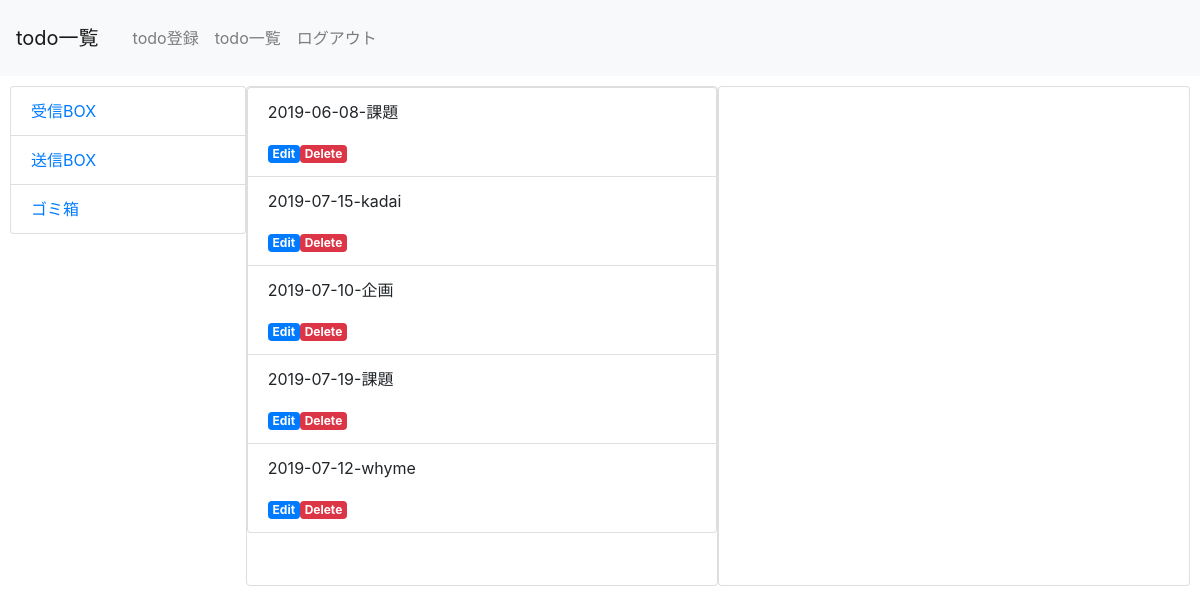
Page /select.php?trash_lid=erekasi (signed in) on the committed database.
### tables this page shows
CREATE TABLE `php02_table` (
  `id` int(12) NOT NULL,
  `task` varchar(128) NOT NULL,
  `deadline` date NOT NULL,
  `comment` text,
  `indate` datetime NOT NULL,
  `send` varchar(64) NOT NULL,
  `recieve` varchar(64) NOT NULL,
  `trash` int(1) DEFAULT NULL
);

### select.php (the view, shortened to what this page needs)
<?php
include('functions.php');
$menu = menu();
$lid = $_SESSION["lid"];
$id = $_GET['id'];
$send_lid = $_GET["send_lid"];
$recieve_lid = $_GET["recieve_lid"];
$trash_lid = $_GET["trash_lid"];
$pdo = db_conn();
if ($send_lid) {
    $sql = 'SELECT * FROM php02_table WHERE send =:lid AND trash=1';
    $stmt = $pdo->prepare($sql);
    $stmt->bindValue(':lid', $lid, PDO::PARAM_STR);
    $status = $stmt->execute();
    $view = '';
    if ($status == false) {
        errorMsg($stmt);
    } else {
        while ($result = $stmt->fetch(PDO::FETCH_ASSOC)) {
            $view .= '<li class="list-group-item">';
            $view .= '<p>' . $result['deadline'] . '-' . $result['task'] . '</p>';
            $view .= '<a href="select.php?send_lid=' . $send_lid . '&id=' . $result['id'] . '"class="badge badge-primary">Edit</a>';
            $view .= '<a href="delete.php?id=' . $result['id'] . '"class="badge badge-danger">Delete</a>';
            $view .= '</li>';
        }
    }
} elseif ($trash_lid) {
    $sql = 'SELECT * FROM php02_table WHERE trash=0';
    $stmt = $pdo->prepare($sql);
    $stmt->bindValue(':lid', $lid, PDO::PARAM_STR);
    $status = $stmt->execute();
    $view = '';
    if ($status == false) {
        errorMsg($stmt);
    } else {
        while ($result = $stmt->fetch(PDO::FETCH_ASSOC)) {
            $view .= '<li class="list-group-item">';
            $view .= '<p>' . $result['deadline'] . '-' . $result['task'] . '</p>';
            $view .= '<a href="select.php?trash_lid=' . $trash_lid . '&id=' . $result['id'] . '"class="badge badge-primary">Edit</a>';
            $view .= '<a href="realdelete.php?id=' . $result['id'] . '"class="badge badge-danger">Delete</a>';
            $view .= '</li>';
        }
    }
} else {
    $sql = 'SELECT * FROM php02_table WHERE recieve =1';
}
?>
<!DOCTYPE html>
<html lang="ja">
<head>
    <link rel="stylesheet" href="https://stackpath.bootstrapcdn.com/bootstrap/4.2.1/css/bootstrap.min.css">
</head>
<body>
    <header>
        <nav class="navbar navbar-expand-lg navbar-light bg-light">
            <a class="navbar-brand" href="#">todo一覧</a>
            <div class="collapse navbar-collapse" id="navbarNav">
                <ul class="navbar-nav">
                    <?= $menu ?>
                </ul>
            </div>
        </nav>
    </header>
    <div class=box>
        <ul id=folder class="list-group">
            <li class="list-group-item"><a href="select.php?recieve_lid=<?= $lid ?>">受信BOX</a></li>
            <li class="list-group-item"><a href="select.php?send_lid=<?= $lid ?>">送信BOX</a></li>
            <li class="list-group-item"><a href="select.php?trash_lid=<?= $lid ?>">ゴミ箱</a></li>
        </ul>
        <ul id=list class="list-group">
            <?= $view ?>
        </ul>
        <ul class="list-group">
            <iframe id=content class="list-group-item" src="detail.php?recieve_lid=<?= $recieve_lid ?>&id=<?= $id ?>"></iframe></ul>
    </div>
</body>
</html>

### select.php (style rules this page uses)
div { padding: 10px; font-size: 16px; }
.box { display: flex; }
.list-group { width: 100%; overflow-y: scroll; height: 500px; }
#folder { width: 50%; }
#content { height: 500px; }
#list { border: 1px solid #DDDDDD; border-radius: 4px; height: 500px; }

### rows in the picture
php02_table: deadline "2019-06-08", task "課題"
php02_table: deadline "2019-07-15", task "kadai"
php02_table: deadline "2019-07-10", task "企画"
php02_table: deadline "2019-07-19", task "課題"
php02_table: deadline "2019-07-12", task "whyme"
